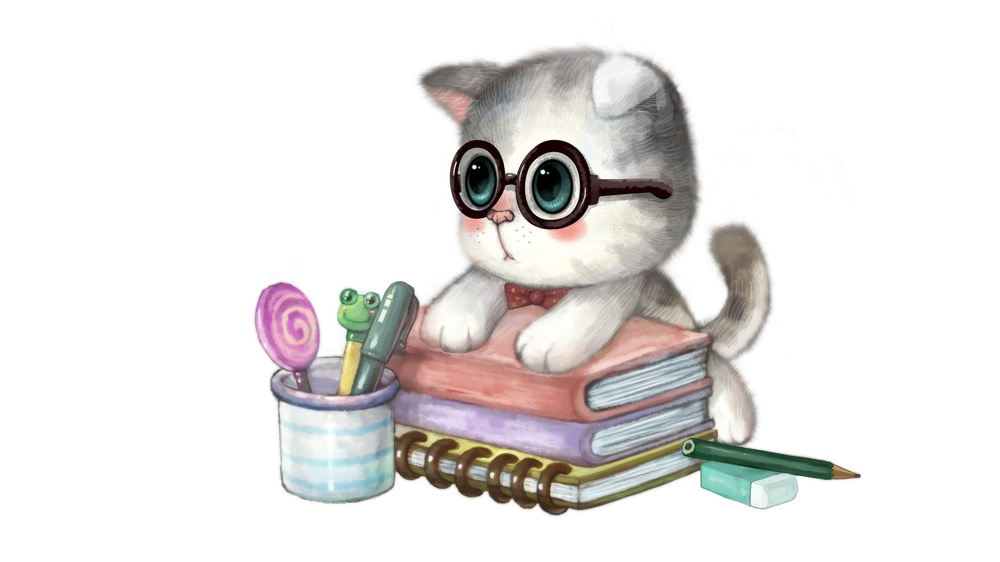
//> input picture opencv_cpp/1.jpg, 1000 x 562 px, shrunk from 1920 x 1080 before the run
$ ./滚动条操作   (built with g++ and OpenCV 4)
//> lines starting //> are read from the running program, lines starting //| are printed output that depends on the picture; after the words box and inside, x2 and y2 are one past the last pixel; in counts of white or black regions, pixels touching at a corner belong together
#include<opencv2/opencv.hpp>
#include<iostream>
using namespace cv;
using namespace std;


Mat dst;
int value = 20;

void onChange(int, void* param) {
	Mat src = *(Mat*)param;
	threshold(src, dst, value, 255, THRESH_BINARY);//二值化
												   //Canny(src,dst,value,255);//canny边缘检测
	imshow("TrackBar", dst);
}

void main() {
	Mat src = imread("1.jpg", 0);//读入灰度图
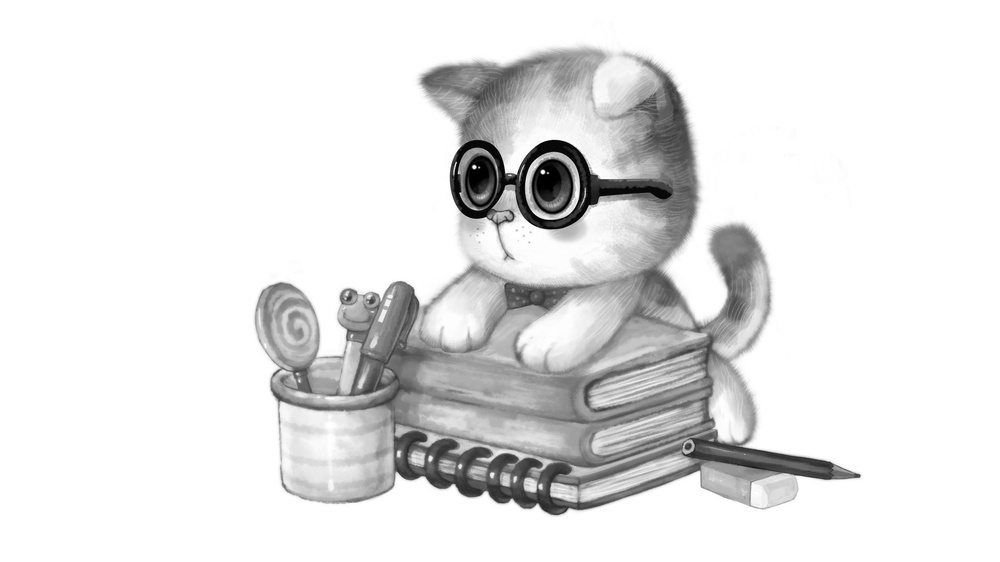
//> src: 562 rows x 1000 cols, CV_8UC1; min 0, max 255, mean 228.4
	namedWindow("TrackBar", CV_WINDOW_AUTOSIZE);
	createTrackbar("Threshold", "TrackBar", &value, 255, onChange, &src);

	threshold(src, dst, value, 255, THRESH_BINARY);
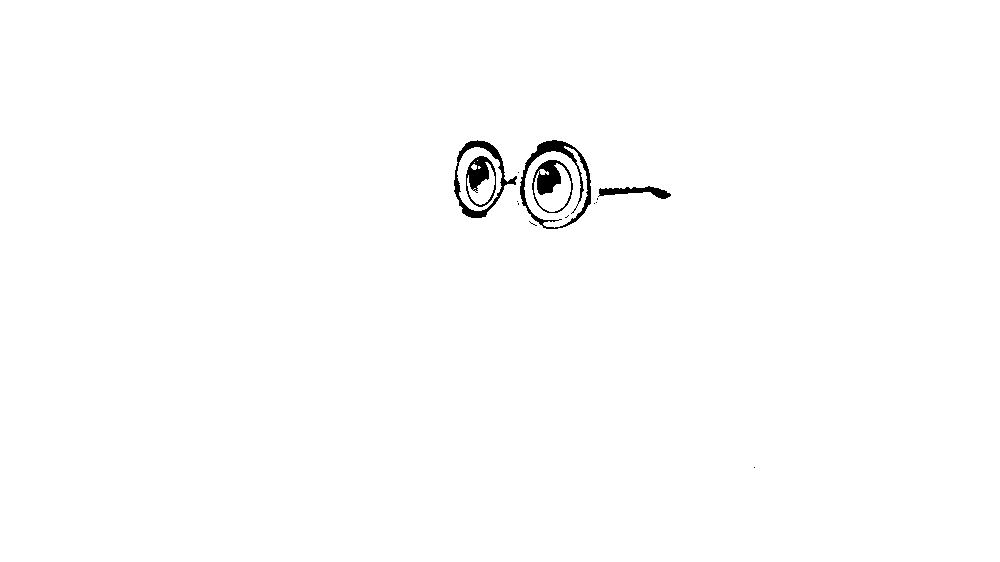
//> dst: 562 rows x 1000 cols, CV_8UC1; 99.3% white; 14 black regions (9 under 20 px), largest, box (x1, y1, x2, y2) and area: (520, 140, 591, 229) 1260, (454, 140, 517, 218) 934, (532, 160, 573, 213) 794, (466, 156, 496, 207) 657, (598, 186, 671, 199) 449
	//Canny(src,dst,value,255);
	imshow("TrackBar", dst);//　　21/22/23这三行代码如果去掉的话，在未调整滑动条的情况下，不会有画面显示

	waitKey(0);
}

$ run again, with opencv_cpp/0.jpg copied over opencv_cpp/1.jpg
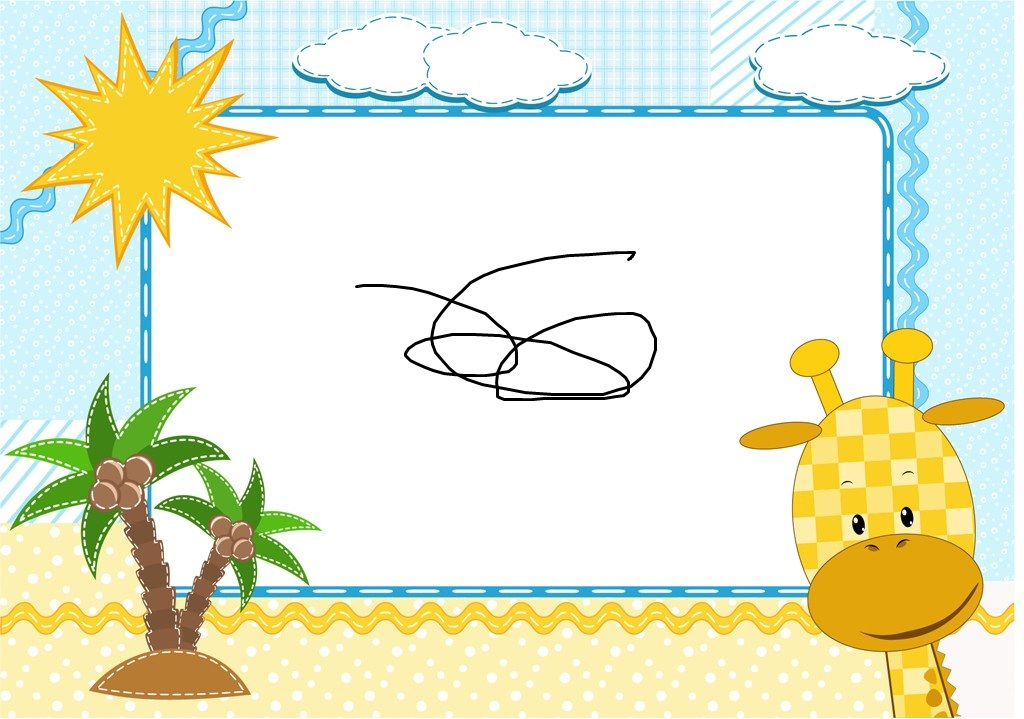
//> input picture opencv_cpp/0.jpg, 1024 x 719 px
//> `Mat src = imread("1.jpg", 0);`:
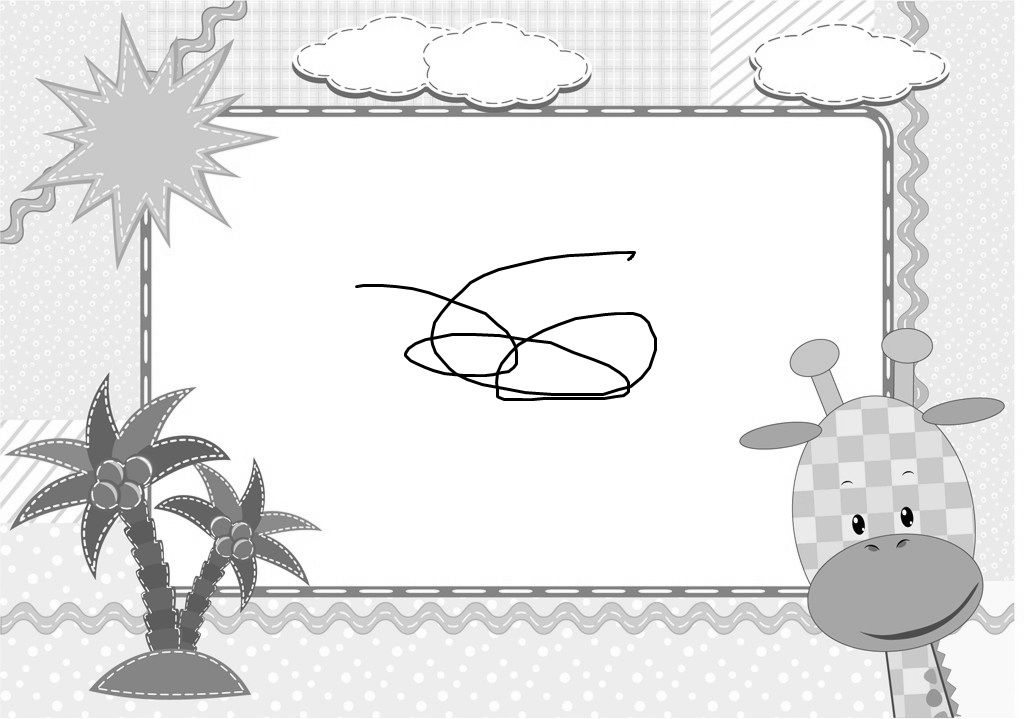
//> src: 719 rows x 1024 cols, CV_8UC1; min 0, max 255, mean 230.1
//> `threshold(src, dst, value, 255, THRESH_BINARY);`:
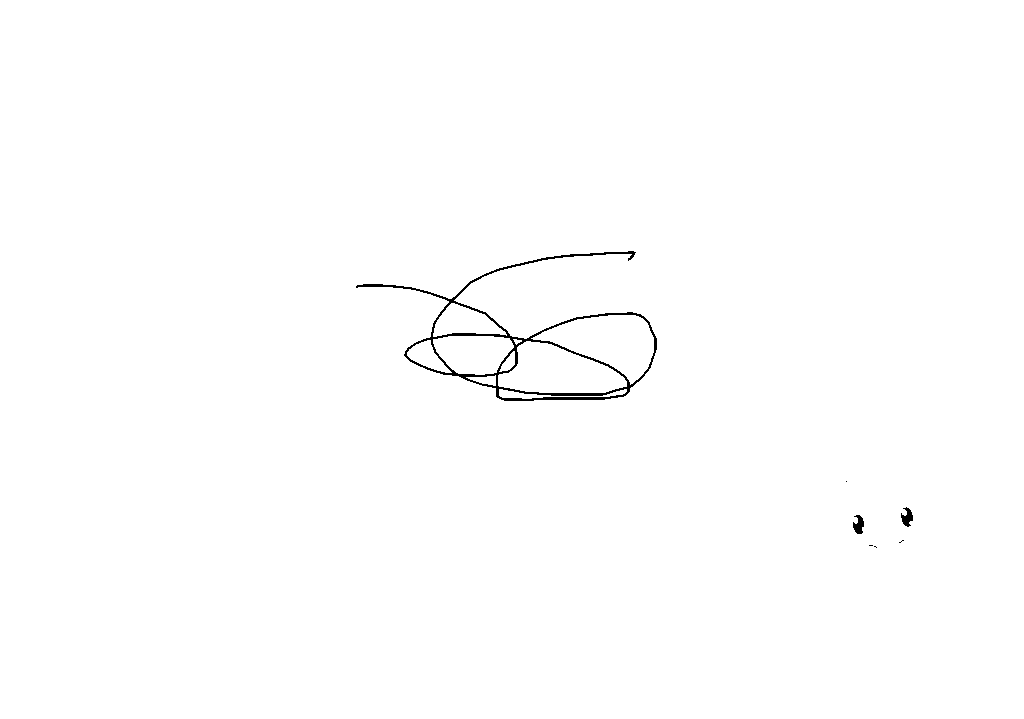
//> dst: 719 rows x 1024 cols, CV_8UC1; 99.5% white; black in thin lines or dots, all inside (x1, y1, x2, y2) = (356, 251, 913, 548)

$ run again, with opencv_cpp/11.jpg copied over opencv_cpp/1.jpg
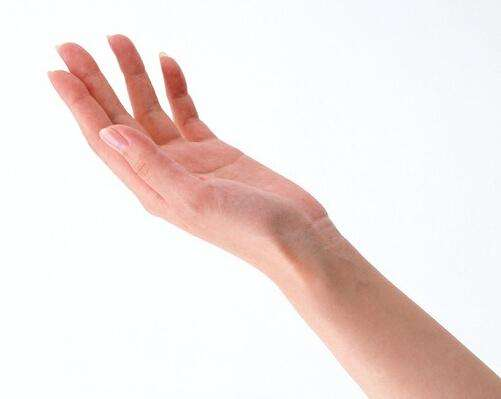
//> input picture opencv_cpp/11.jpg, 501 x 399 px
//> `Mat src = imread("1.jpg", 0);`:
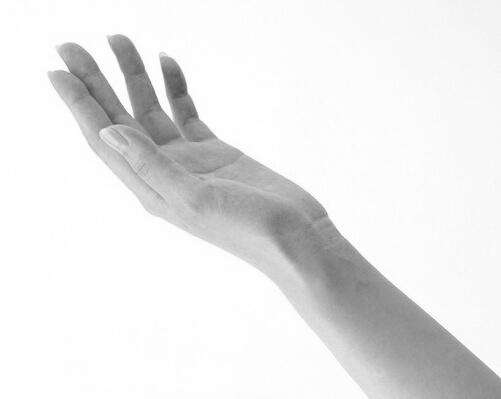
//> src: 399 rows x 501 cols, CV_8UC1; min 75, max 255, mean 232.4
//> dst: 399 rows x 501 cols, CV_8UC1; every value is 255
